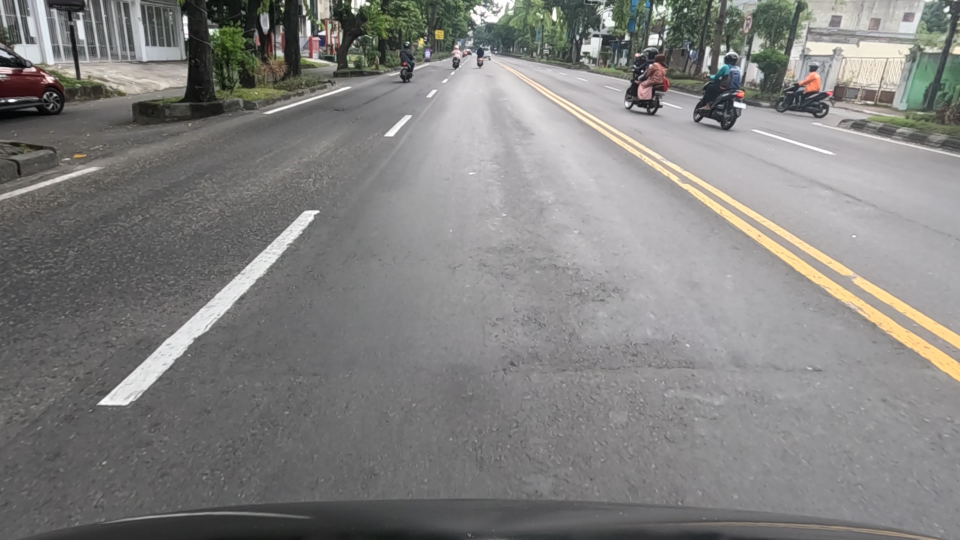
#> input picture Photos/ruas_jalan.png, 1920 x 1080 px (shown at 1/2 size)
$ python basic.py
#> lines starting #> are read from the running program, lines starting #| are printed output that depends on the picture; after the words box and inside, x2 and y2 are one past the last pixel; in counts of white or black regions, pixels touching at a corner belong together
import cv2 as cv

full_img = cv.imread('Photos/ruas_jalan.png')
#> full_img is the input picture: shape (1080, 1920, 3); mean B, G, R 127.5, 129.2, 130.1
# cv.imshow('Gambar', img)
img = cv.resize(full_img, (0, 0), fx=0.5, fy=0.5)
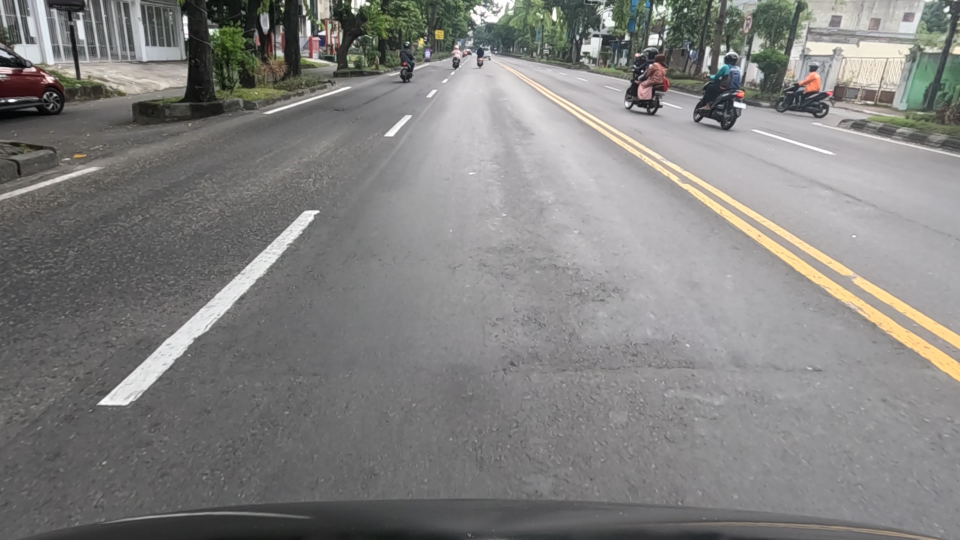
#> img: shape (540, 960, 3); mean B, G, R 127.6, 129.4, 130.2

gray = cv.cvtColor(img, cv.COLOR_BGR2GRAY)
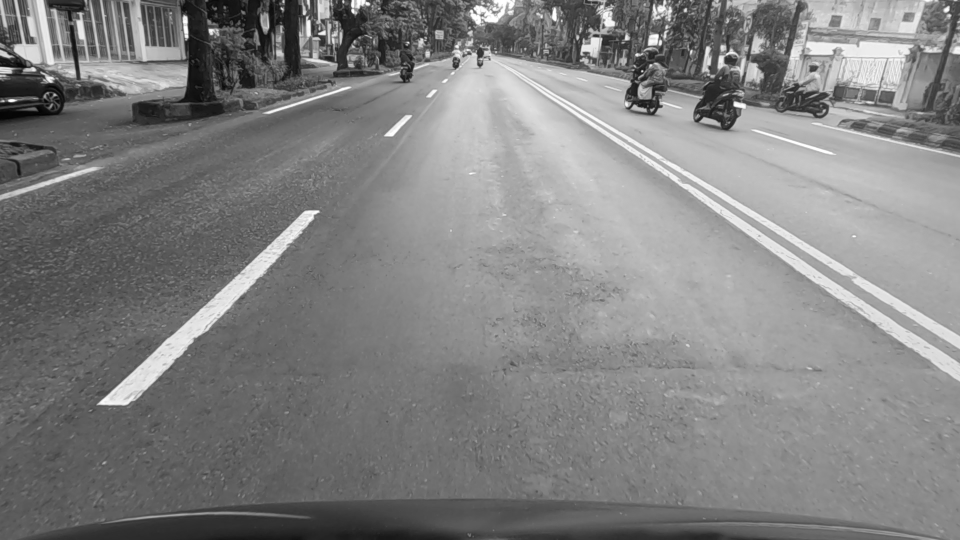
#> gray: shape (540, 960); min 3, max 255, mean 129.4
cv.imshow('Gray', gray)

blur = cv.GaussianBlur(img, (5, 5), cv.BORDER_DEFAULT)
cv.imshow('Blur', blur)

canny = cv.Canny(blur, 125, 175)
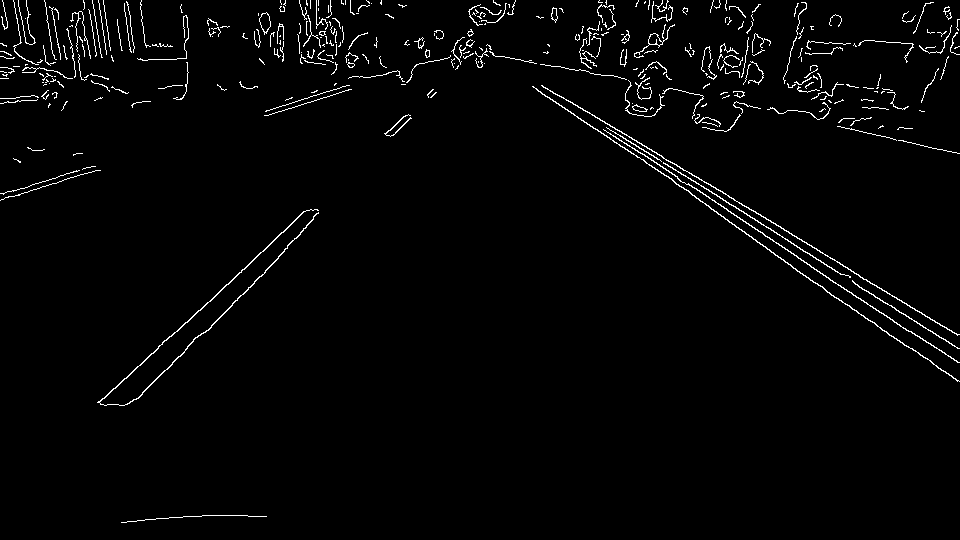
#> canny: shape (540, 960); 2.2% white in thin lines or dots
cv.imshow('Canny', canny)

dilated = cv.dilate(canny, (7, 7), iterations=10)
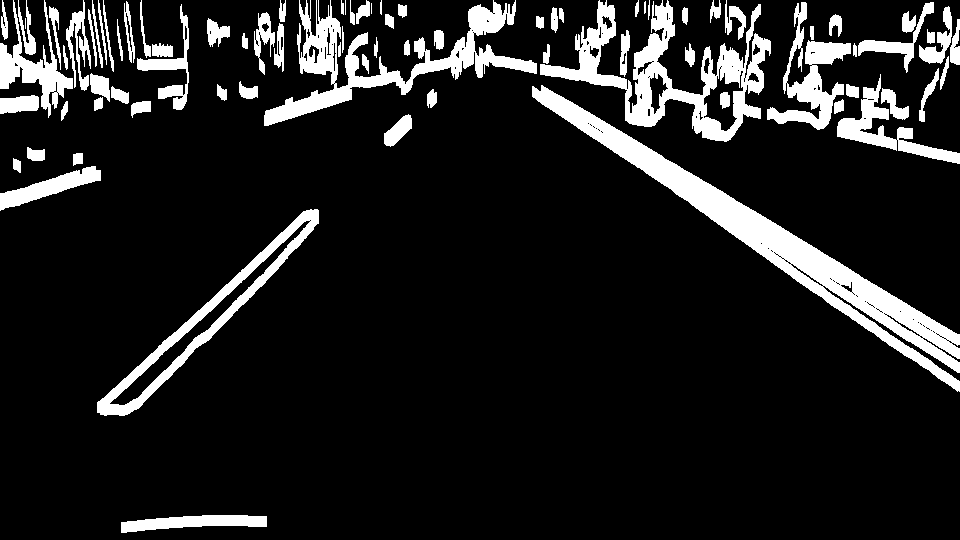
#> dilated: shape (540, 960); 12.5% white; 82 white regions (3 under 20 px), largest, box (x1, y1, x2, y2) and area: (532, 85, 960, 392) 15233, (540, 0, 771, 142) 9437, (264, 0, 537, 126) 8077
cv.imshow('Dilated', dilated)

eroded = cv.erode(dilated, (7, 7), iterations=10)
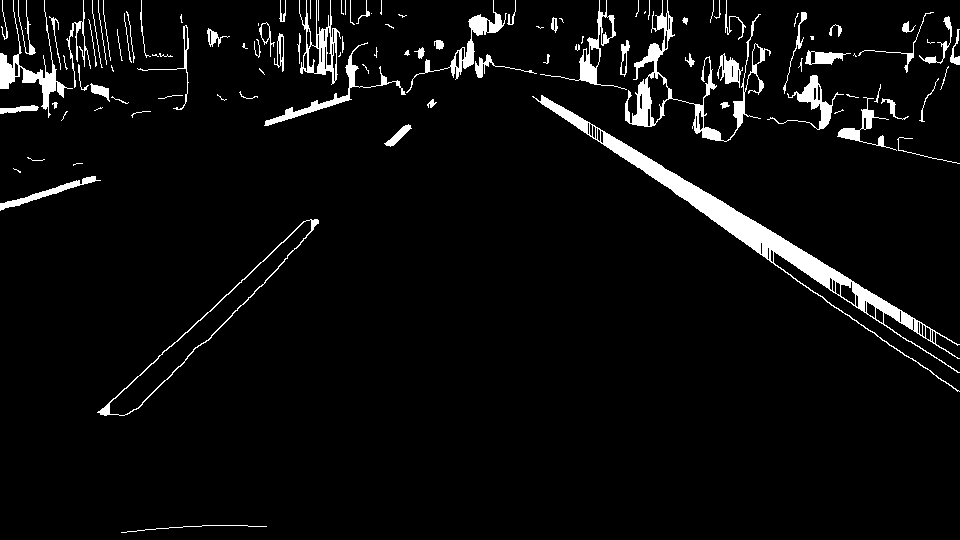
#> eroded: shape (540, 960); 4.9% white; 111 white regions (35 under 20 px), largest, box (x1, y1, x2, y2) and area: (532, 95, 960, 392) 7413, (625, 0, 771, 142) 2968, (0, 0, 73, 118) 1373
cv.imshow('Eroded', eroded)

cv.waitKey(0)

$ run again, with Photos/cantikku_5.jpg saved as Photos/ruas_jalan.png
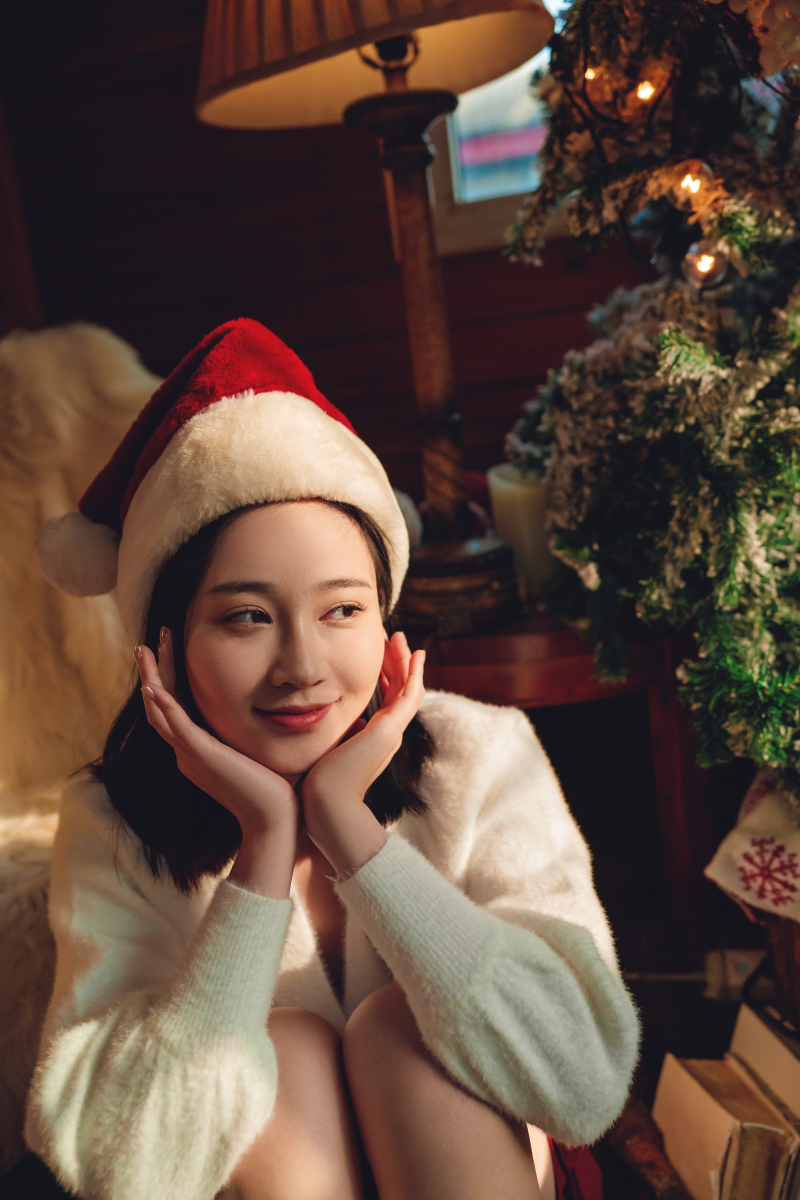
#> input picture Photos/cantikku_5.jpg, 4000 x 6000 px (shown at 1/5 size)
#> full_img is the input picture: shape (6000, 4000, 3); mean B, G, R 61.8, 73.1, 95.2
#> `canny = cv.Canny(blur, 125, 175)`:
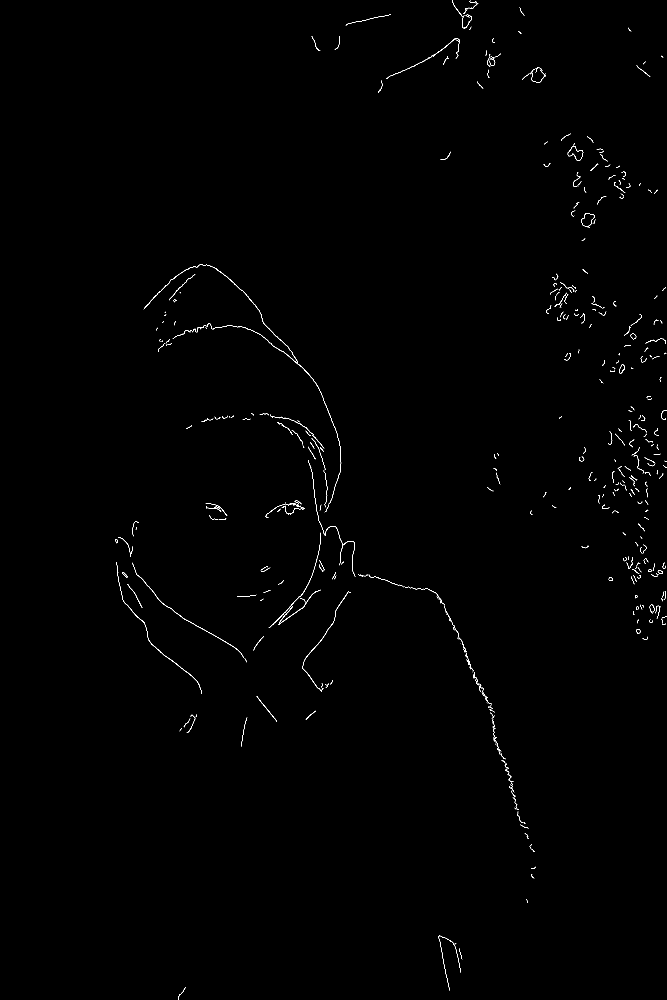
#> canny: shape (3000, 2000) (shown at 1/3 size); 0.3% white in thin lines or dots, all inside (x1, y1, x2, y2) = (346, 0, 2000, 3000)
#> dilated: shape (3000, 2000); 1.8% white; 272 white regions (1 under 20 px), largest, box (x1, y1, x2, y2) and area: (592, 793, 1024, 1547) 8869, (1409, 1984, 1585, 2496) 4757, (806, 1598, 963, 1894) 3978
#> `eroded = cv.erode(dilated, (7, 7), iterations=10)`:
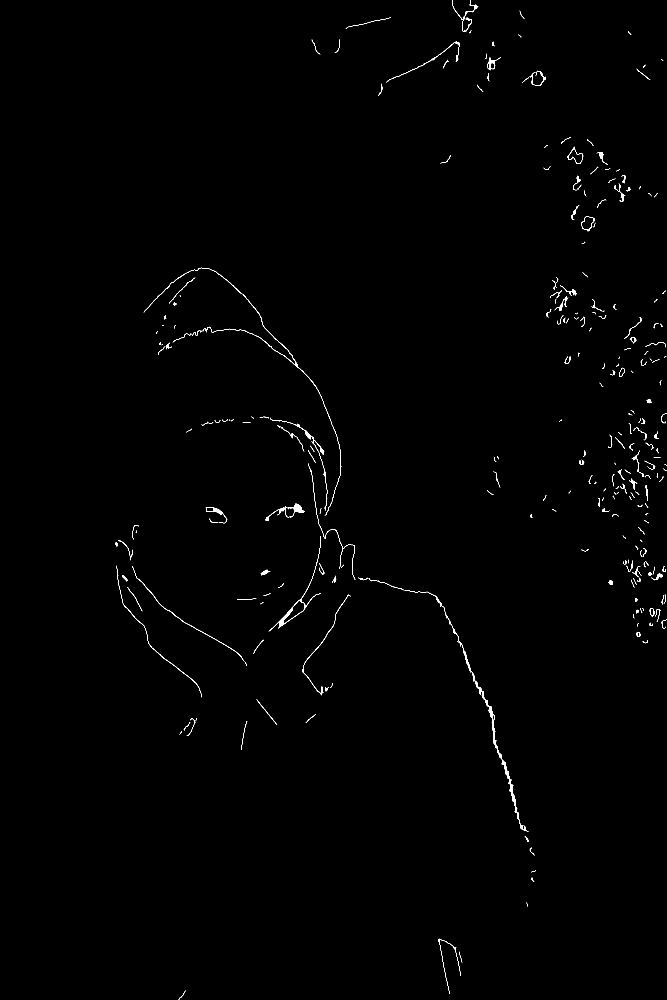
#> eroded: shape (3000, 2000) (shown at 1/3 size); 0.43% white; 304 white regions (99 under 20 px), largest, box (x1, y1, x2, y2) and area: (1421, 2025, 1585, 2496) 2334, (592, 803, 1024, 1547) 1589, (806, 1608, 963, 1894) 1158

$ run again, with Photos/cantikku_6.JPG saved as Photos/ruas_jalan.png
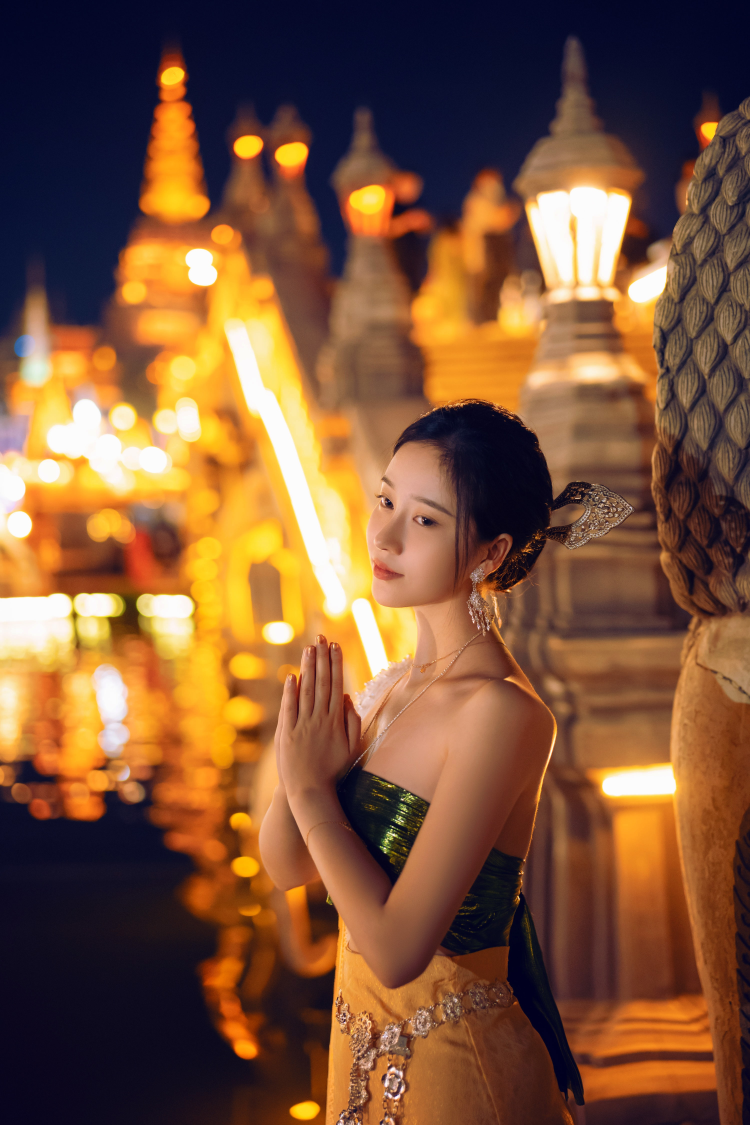
#> input picture Photos/cantikku_6.JPG, 3000 x 4500 px (shown at 1/4 size)
#> full_img is the input picture: shape (4500, 3000, 3); mean B, G, R 57, 85.4, 126.5
#> `canny = cv.Canny(blur, 125, 175)`:
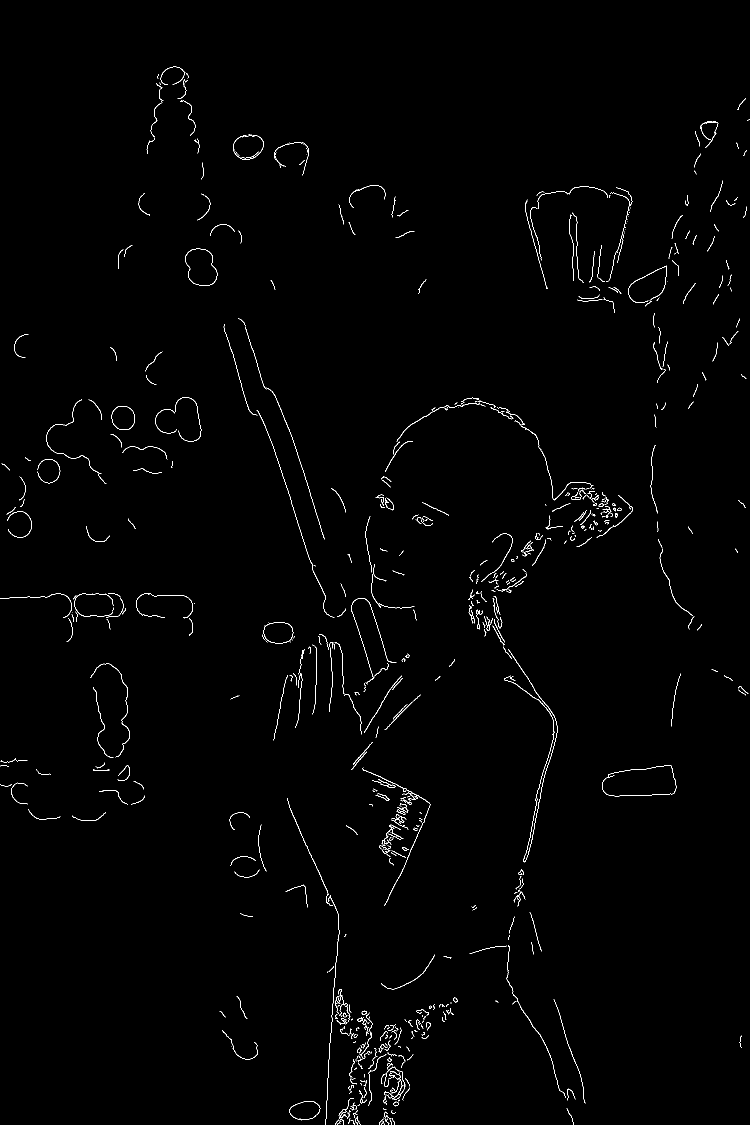
#> canny: shape (2250, 1500) (shown at 1/2 size); 0.86% white in thin lines or dots
#> dilated: shape (2250, 1500); 4.5% white; 226 white regions (3 under 20 px), largest, box (x1, y1, x2, y2) and area: (763, 795, 1266, 1086) 11056, (962, 1067, 1115, 1735) 9075, (724, 1535, 861, 1821) 7797
#> `eroded = cv.erode(dilated, (7, 7), iterations=10)`:
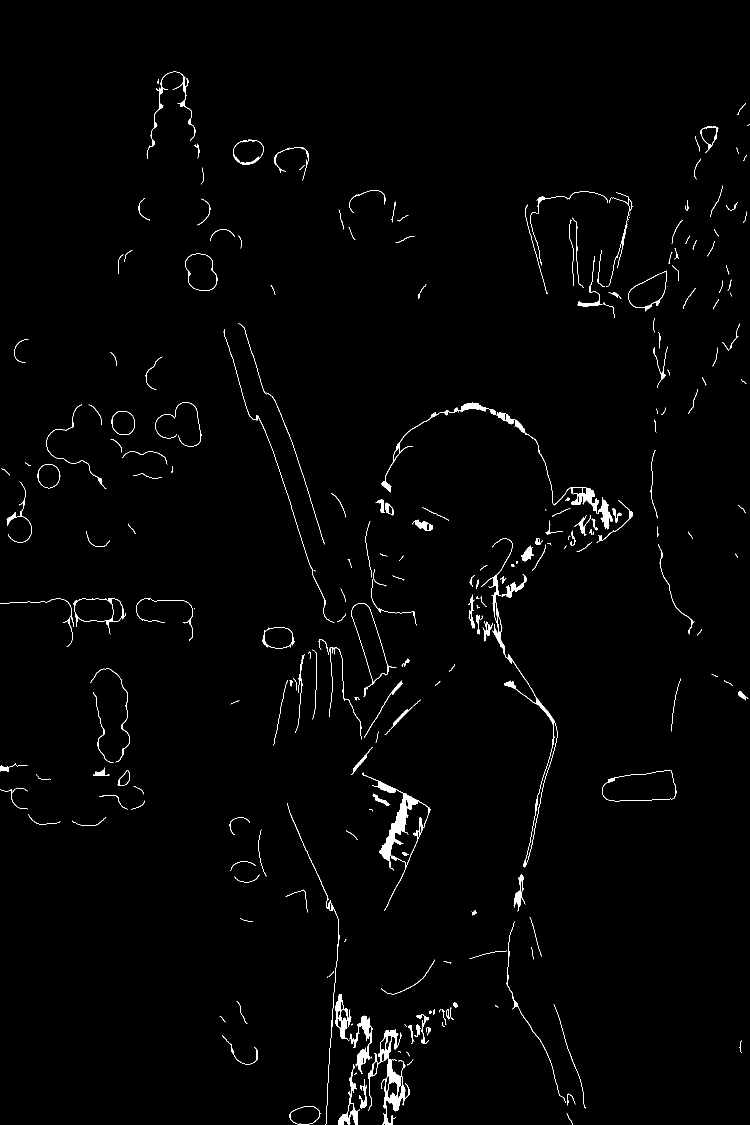
#> eroded: shape (2250, 1500) (shown at 1/2 size); 1.3% white; 270 white regions (56 under 20 px), largest, box (x1, y1, x2, y2) and area: (763, 805, 1226, 1059) 3888, (724, 1545, 861, 1821) 3877, (736, 2058, 820, 2250) 3333
